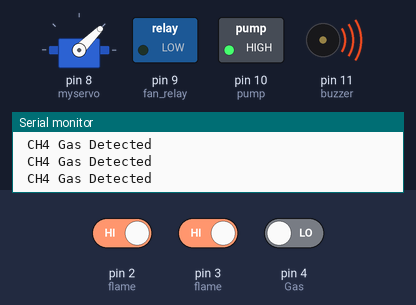
Bench run of a sketch on a simulated Arduino Uno, built with avr-gcc and run on an emulated ATmega328P. Shown: servo, switched loads named in the sketch (green lamp = pin HIGH), buzzer (waves = sounding, pin HIGH), the last lines printed to the serial monitor. The inputs (shaded band) are chosen by the test bench; at power-on: pin 2 (flame) HIGH, pin 4 (Gas) LOW, pin 3 (flame) HIGH.

Above: at 1.8 s.
1.9 s: pin 2 (flame) driven LOW
At 3.0 s:
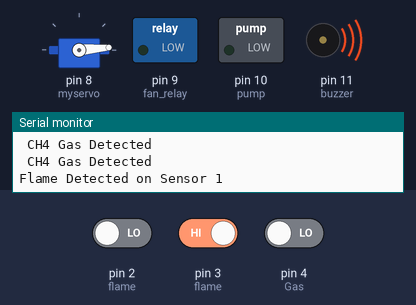
4.0 s: pin 4 (Gas) driven HIGH
At 5.2 s:
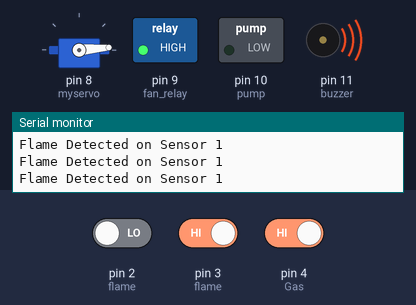
5.5 s: pin 3 (flame) driven LOW
At 5.8 s:
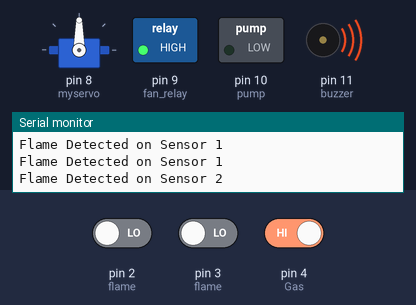
7.0 s: pin 3 (flame) driven HIGH
At 8.0 s:
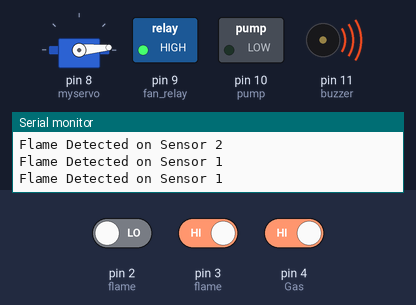
8.6 s: pin 2 (flame) driven HIGH
At 9.0 s:
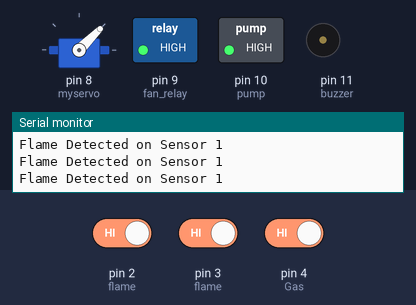
10.2 s: pin 2 (flame) driven LOW
At 11.2 s:
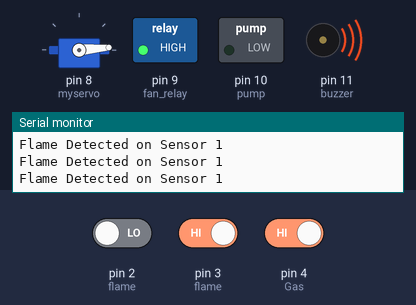
Timing chart, 0 to 12.7 s (numbered marks = the images above; inputs shaded):
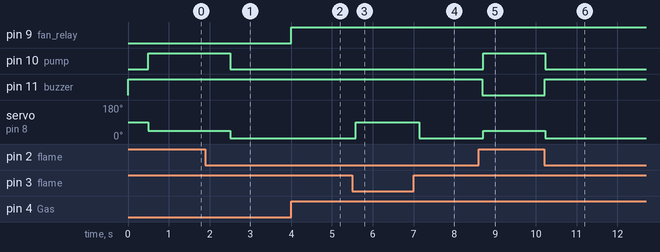

Measured:
- after the input at 1.9 s, pin 10 (pump): HIGH → LOW after 0.60 s; servo on pin 8 (myservo): 45° → 5° after 0.60 s
- after the input at 4.0 s, pin 9 (fan_relay): LOW → HIGH at once
- after the input at 5.5 s, servo on pin 8 (myservo): 5° → 90° after 0.08 s
- after the input at 7.0 s, servo on pin 8 (myservo): 90° → 5° after 0.14 s
- after the input at 8.6 s, pin 10 (pump): LOW → HIGH after 0.11 s; pin 11 (buzzer): HIGH → LOW after 0.09 s; servo on pin 8 (myservo): 5° → 45° after 0.11 s
- after the input at 10.2 s, pin 10 (pump): HIGH → LOW at once; pin 11 (buzzer): LOW → HIGH at once; servo on pin 8 (myservo): 45° → 5° at once

The sketch:

Fire_detect_SIM_FAN_PUMP.ino
```cpp
#include <Servo.h>
#include <SoftwareSerial.h>
Servo myservo;  // create servo object to control a servo
SoftwareSerial mySerial(6, 7);
int buzGas = 0;
int buzFlame1 =0;
int buzFlame2 =0;

void call(){
  mySerial.begin(9600);

  Serial.println("Initializing...");
  delay(1000);

  mySerial.println("AT"); //Handshaking with SIM900
  updateSerial();

  mySerial.println("ATD+ +8801867417227;"); //  change ZZ with country code and xxxxxxxxxxx with phone number to dial
  updateSerial();
  delay(20000); // wait for 20 seconds...
  mySerial.println("ATH"); //hang up
  updateSerial();
}
void setup() {
  pinMode(2,INPUT);   //flame
  pinMode(3,INPUT);   //flame
  pinMode(4,INPUT);   //Gas

  pinMode(8,OUTPUT);  //servo
  pinMode(9,OUTPUT);  //fan relay
  pinMode(10,OUTPUT);  //pump
  pinMode(11,OUTPUT);  //buzzer

  Serial.begin(9600);
  myservo.attach(8);

}

void loop()
{
  int f1=digitalRead(2);
  int f2=digitalRead(3);
  int g=digitalRead(4);

  if (f1 ==0 || f2 ==0 || g==0)
  {
    digitalWrite(11,HIGH);
  }
  else
  {
    digitalWrite(11,LOW);
  }

  if(g==1)
  { // gas not detected
    digitalWrite(9,HIGH);
    // digitalWrite(11,LOW);
    // buzGas = 0;
    delay(20);
  }
  else
  {
    // CH4 Gas Detected
    digitalWrite(9,LOW);
    // digitalWrite(11,HIGH);
    // buzGas ==1;
    // call();
    Serial.println(" CH4 Gas Detected");
    delay(500);
  }
  // Serial.print(f1);
  // Serial.println(f2);

   if( f2==0) //f1==1 &&
  {
    myservo.write(90); //angle set to 1
    // digitalWrite(11,HIGH); //buzzer
    // buzFlame1 = 1;
    digitalWrite(10,LOW); // pump
    Serial.println("Flame Detected on Sensor 2");
    delay(500);
    // call();


  }
  else if(f1==0 ) //&& f2==1
  {
    myservo.write(5);
    // digitalWrite(11,HIGH);//buzzer
    //  buzFlame1 = 1;
    digitalWrite(10,LOW); //pump
    Serial.println("Flame Detected on Sensor 1");
    delay(500);
    // call();
  }
    else
  {
    myservo.write(45);
    // digitalWrite(11,LOW);
    digitalWrite(10,HIGH);
    //  buzFlame1 = 0;

  }

    if(f1==0 || f2==0)
    {
        digitalWrite(10,LOW);
        //  buzFlame1 = 0;
    }
    else
    {
        digitalWrite(10,HIGH);
    }

}

void updateSerial()
{
  delay(500);
  while (Serial.available())
  {
    mySerial.write(Serial.read());//Forward what Serial received to Software Serial Port
  }
  while(mySerial.available())
  {
    Serial.write(mySerial.read());//Forward what Software Serial received to Serial Port
  }
}
```
